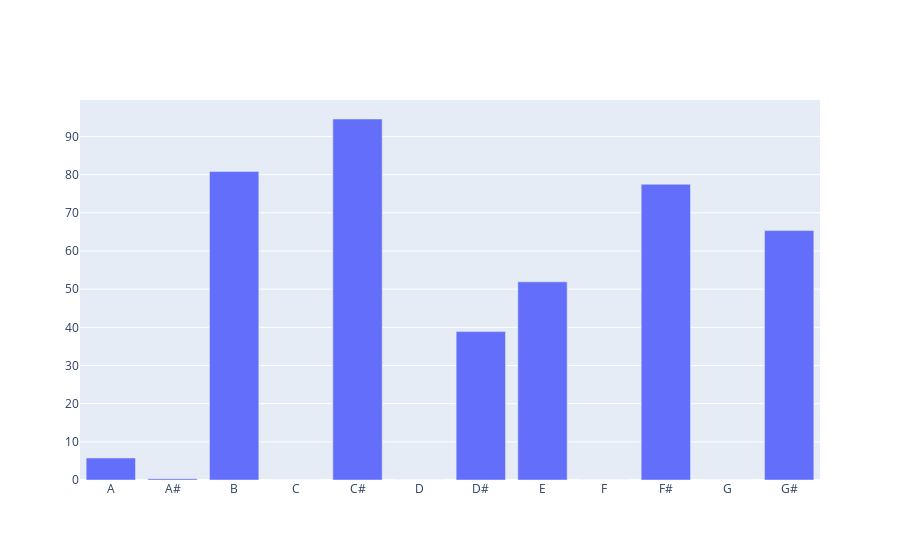

Notebook source saved alongside this figure:
### Code cell
import plotly.graph_objects as go # vocal.
fig = go.Figure(data=go.Bar(x=["A","A#","B","C","C#","D","D#","E","F","F#","G","G#"], 
                            y=[ 5.77
,
0.35
,
80.82
,
0.00
,
94.58
,
0.00
,
38.88
,
51.91
,
0.00
,
77.48
,
0.00
,
65.35]))
fig.show()

### Figure 1 — Plotly figure (JSON) as saved in the notebook; plotly's stock layout.template omitted (floating-point values rounded to 4 significant figures)
{"data": [{"type": "bar", "x": ["A", "A#", "B", "C", "C#", "D", "D#", "E", "F", "F#", "G", "G#"], "y": [5.77, 0.35, 80.82, 0, 94.58, 0, 38.88, 51.91, 0, 77.48, 0, 65.35]}], "layout": {}}
